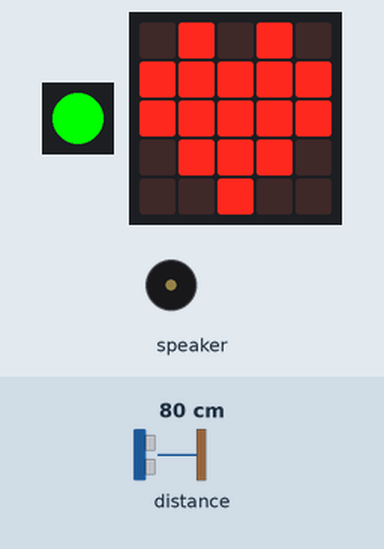
Bench run of a program on a simulated Calliope mini (MakeCode). Parts: 1 RGB LEDs in strip order, left to right, the board's 5×5 LED display, buzzer (waves = sounding). The test bench sets the inputs (shaded band); at power-on: distance to the obstacle 80 cm.

Above: at 1.2 s.
1.3 s: distance to the obstacle set to 11 cm
2.8 s: distance to the obstacle set to 8 cm
At 3.7 s:
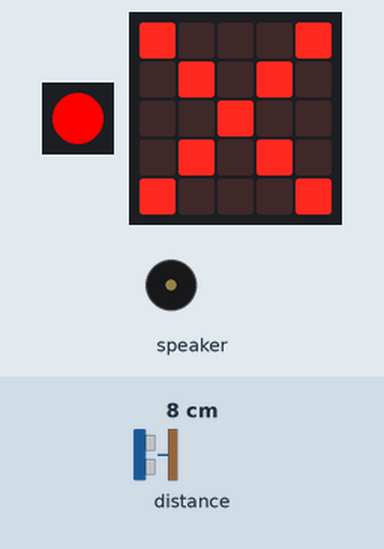
At 4.3 s:
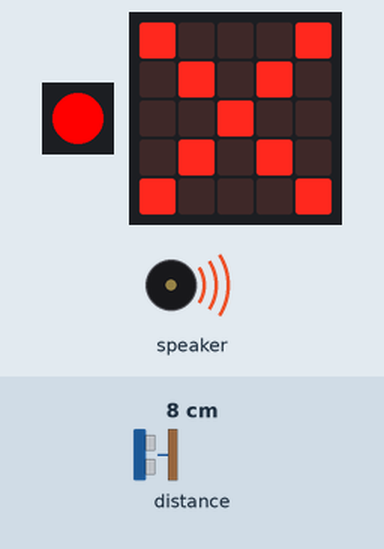
Timing chart, 0 to 11.8 s (numbered marks = the images above; inputs shaded):
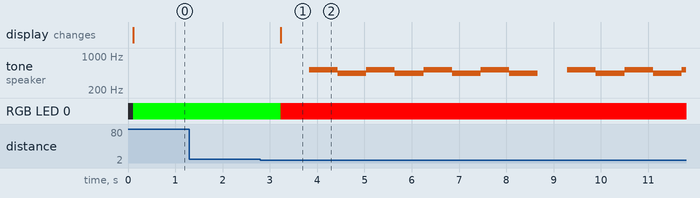

Measured:
- the behaviour switches between 10 and 9 cm on distance to the obstacle (found by bisection; images 0 and 1)
- after the input at 1.3 s, every drawn part: stays the same
- after the input at 2.8 s, tone on speaker: plays 523 Hz for 0.61 s, 440 Hz for 0.61 s, 523 Hz for 0.61 s, 440 Hz for 0.61 s, 523 Hz for 0.61 s, 440 Hz for 0.61 s … (13 notes in this stretch), starting after 1.0 s; RGB LED 0: RGB(0, 255, 0) → RGB(255, 0, 0) after 0.43 s; the display: changes after 0.43 s (image 1)

The program:

main.ts
```typescript
input.onGesture(Gesture.ScreenDown, function () {
    schalter = 0
})
input.onGesture(Gesture.ScreenUp, function () {
    schalter = 1
})
let schalter = 0
schalter = 0
basic.forever(function () {
    if (schalter == 1 && grove.measureInCentimeters(DigitalPin.C16) < 10) {
        basic.setLedColor(0xff0000)
        basic.showIcon(IconNames.No)
        music.playMelody("C5 A C5 A C5 A C5 A ", 100)
    } else if (schalter == 1 && grove.measureInCentimeters(DigitalPin.C16) >= 10) {
        basic.setLedColor(0x00ff00)
        basic.showIcon(IconNames.Heart)
    } else {
        basic.clearScreen()
        basic.turnRgbLedOff()
    }
})
```

test.ts
```typescript
// Hier kann man Tests durchführen; diese Datei wird nicht kompiliert, wenn dieses Paket als Erweiterung verwendet wird.
```
